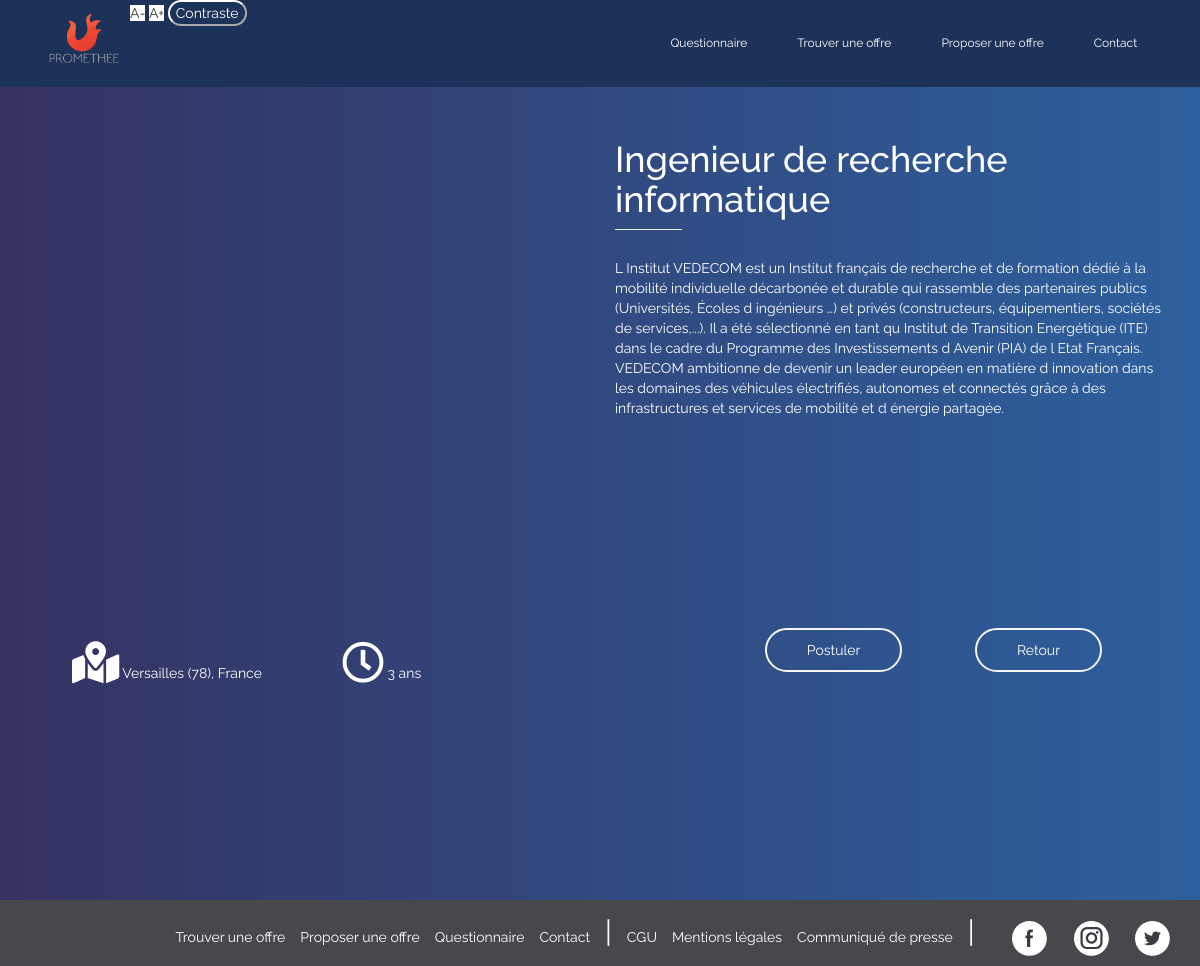
Page /formations.php?art=1 on the committed database.
### tables this page shows
CREATE TABLE IF NOT EXISTS `proposer_formations` (
  `id` int(11) NOT NULL AUTO_INCREMENT,
  `nom_etablissement` varchar(255) NOT NULL,
  `nom` varchar(255) NOT NULL,
  `telephone` int(10) NOT NULL,
  `taille_entreprise` text,
  `Ville` varchar(75) NOT NULL,
  `duration` varchar(255) NOT NULL,
  `titre_poste` varchar(75) NOT NULL,
  `chapo` varchar(250) NOT NULL,
  `description_complete` longtext NOT NULL,
  PRIMARY KEY (`id`)
);

### formations.php (the view, shortened to what this page needs)
<?php
include("envoi_form.php");
if(isset($_GET['art'])){
    $read_art = htmlspecialchars($_GET['art']);
    $get_art = $bdd->prepare('SELECT * FROM proposer_formations WHERE id=?');
    $get_art->execute(array($read_art));
          if($get_art->rowCount()==1){
              $get_art = $get_art->fetch();
          }else
          {
              die('Erreur');
          }
         ?>
<!DOCTYPE HTML>
<html lang="fr">
    <head>
    <link rel="stylesheet" href="https://maxcdn.bootstrapcdn.com/bootstrap/3.3.7/css/bootstrap.min.css">
    <link rel="stylesheet" href="https://use.fontawesome.com/releases/v5.5.0/css/all.css">
    <link rel="stylesheet" href="assets/css/styles.css">
<link rel="stylesheet" type="text/css" href="//cdnjs.cloudflare.com/ajax/libs/cookieconsent2/3.1.0/cookieconsent.min.css" />
</head>
<body id="body">
<nav class="navbar navbar-fixed-top">
  <div class="container" id="beau">
    <div class="collapse navbar-collapse" id="myNavbar">
        <a href="home.php" class="navbar-left"><img class="logo" src="assets/img/logo.png"></a>
        <div class="accessibilite-zoom" id="moin">A-</div>
    <div class="accessibilite-zoom" id="plus">A+</div>
    <button onclick="change_bg()">Contraste</button>
      <ul class="nav navbar-nav navbar-right">
        <li><a href="quizz.php">Questionnaire</a></li>
        <li><a href="formations-list.php">Trouver une offre</a></li>
        <li><a href="propositions.php">Proposer une offre</a></li>
        <li><a href="contact.php">Contact</a></li>
      </ul>
    </div>
  </div>
</nav>
    <div class="container" id="marge">
        <div class="row">
        <div class="col-sm-6">
            <iframe class="maps" src="https://www.google.com/maps/embed?pb=!1m18!1m12!1m3!1d2625.2909627130334!2d2.389226215902807!3d48.852661809063704!2m3!1f0!2f0!3f0!3m2!1i1024!2i768!4f13.1!3m3!1m2!1s0x47e67274fd0b00b3%3A0xbd260b61f2c3e82!2s19+Rue+Voltaire%2C+75011+Paris!5e0!3m2!1sfr!2sfr!4v1544064702351" width="100%" height="auto" frameborder="0" style="border:0" allowfullscreen></iframe>
        </div>
        <div class="col-sm-6">
            <h1 style="color:white;"><?= $get_art['titre_poste']?></h1>
            <hr style="width:12%;margin-bottom:5%;">
            <p class="text"><?= $get_art['description_complete'] ?></p>
        </div>
    </div>
    </div>
    <div class="container" id="basMarge2">
    <div class="row">
        <div class="col-sm-12">
    <div class="col-sm-6">
        <div class="col-sm-6" style="color:white; padding:5%;">
        <p class="textD">
        <i class="fas fa-map-marked-alt fa-3x" style="color:white;"></i>
        <?= $get_art['Ville']?>, France</p>
        </div>
        <div class="col-sm-6" style="padding:5%;">
        <p class="textD">
        <i class="far fa-clock fa-3x"></i>
        <?= $get_art['duration']?></p>
        </div>
    </div>
    <div class="col-sm-6">
    <div class="boutonman">
        <a class="button_form" href="tel:<?= $get_art['telephone']?>">Postuler</a>
        <a class="button_form" href="formations-list.php">Retour</a>
     </div>
    </div>
    </div>
    </div>
    </div>
<footer class="page-footer font-small cyan darken-3" style="background:#47484b;">
    <div class="container">
      <div class="row">
        <div class="col-md-12 py-5">
        <div class="arbo-footer">
          <p class="text-right" style="margin-top: 1%;">
            <a href="formations-list.php">Trouver une offre</a>
            <a href="propositions.php">Proposer une offre</a>
            <a href="quizz.php">Questionnaire</a>
            <a href="contact.php">Contact</a>
            <span class="separateur">|</span>
            <a href="cgu.php" style="margin-left: 0%;">CGU</a>
            <a href="cgu.php#conditions">Mentions légales</a>
            <a href="assets/presse.pdf" target="_blank">Communiqué de presse</a>
            <span class="separateur">|</span>
             <a class="fb-ic">
            <a target="_blank" href="https://www.facebook.com/Prom%C3%A9th%C3%A9e-286251385344865/">
              <img src="assets/img/Facebook.png" alt="">
            </a>
          </a>
          <a class="tw-ic">
            <a target="_blank" href="https://www.instagram.com/promethee_us/">
              <img src="assets/img/Insta.png" alt="">
            </a>
          </a>
          <a class="ins-ic">
            <a target="_blank" href="https://twitter.com/promethee_us">
              <img src="assets/img/Twitter.png" alt="">
            </a>
          </a>
          </p>
        </div>
        </div>
      </div>
    </div>
  </footer>
    </body>
</html>
        <?php }
    ?>

### assets/css/styles.css (style rules this page uses)
html { z-index: -1; height:100%; }
nav { font-family: 'Raleway', sans-serif; }
button { background: transparent; color:white; border-color:white; border-radius: 31px; }
body { background-image: -webkit-linear-gradient(left, #353261, #2d609e); background:-moz-linear-gradient(left, #353261, #2d609e); background:-o-linear-gradient(left, #353261, #2d609e); background:-ms-linear-gradient(left, #353261, #2d609e); width: 100%; height: 100%; font-family: 'Raleway', sans-serif; z-index: 1; }
.navbar { background-color:#1d3258; }
.accessibilite-zoom { background-color:white; display: INLINE; }
h1 { color:white; }
.navbar-left { padding: 10px 15px; }
.logo { width: 70px; margin:5%; }
.nav>li>a { position: relative; display: block; padding: 10px 25px; color:white; }
.navbar-right { font-size: 12px; padding:2%; }
footer { margin-top:10%; }
iframe { height:300px; width:100%; }
#marge { margin-top: 10%; }
#basMarge2 { margin-bottom: 15%; }
.fas { color:#eb5d45; }
.text { color:white; }
.textD { color:white; float:left; }
.maps { margin-top: 7%; width: 100%; height:450px; }
hr { width:7%; margin:0; }
.boutonman { margin-left: 15%; }
.button_form { background-color:transparent; -moz-border-radius:31px; -webkit-border-radius:31px; border-radius:31px; display:inline-block; cursor:pointer; color:white; font-size:1em; padding:10px 40px; margin-top: 3%; border:2px solid whitesmoke; margin-left: 15%; }
.separateur { font-size: 2.1em; color:white; margin:1%; }
.arbo-footer a { color:white; margin-left: 1%; }

### rows in the picture
proposer_formations: titre_poste "Ingenieur de recherche informatique", description_complete "L Institut VEDECOM est un Institut français de recherche et de formation dédié à la mobilité individuelle décarbonée et durable qui rassemble des partenaires publics (Universités, Écoles d ingénieurs …) et privés (constructeurs, équipementiers, sociétés de services,...). Il a été sélectionné en tant qu Institut de Transition Energétique (ITE) dans le cadre du Programme des Investissements d Avenir (PIA) de l Etat Français. VEDECOM ambitionne de devenir un leader européen en matière d innovation dans les domaines des véhicules électrifiés, autonomes et connectés grâce à des infrastructures et services de mobilité et d énergie partagée.", Ville "Versailles (78)", duration "3 ans"
